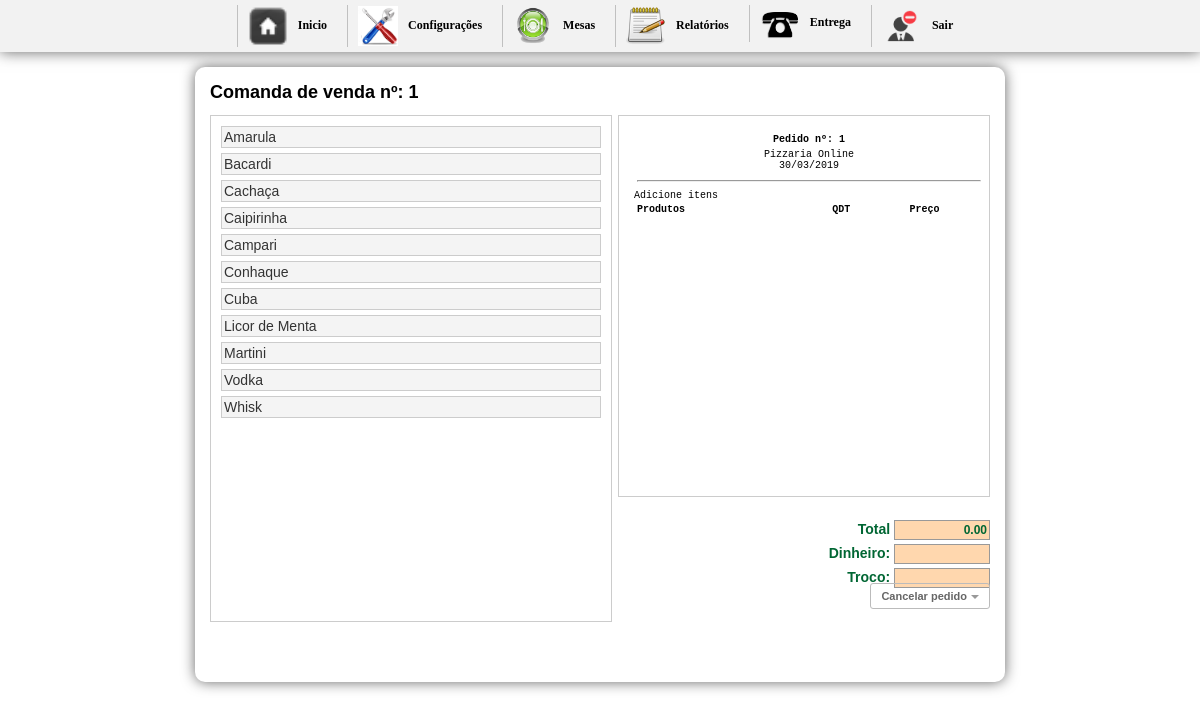
/inicio2.php?btn=nova (signed in), run on an earlier commit of the app's database.
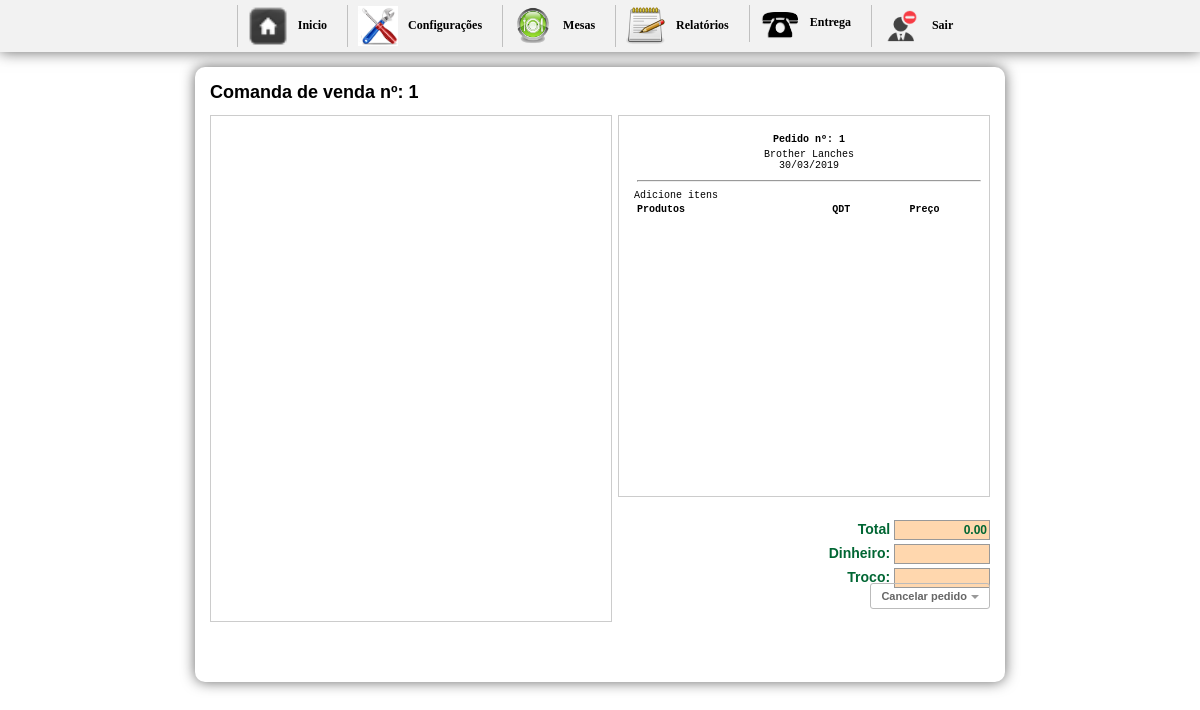
And on a later commit of the database.
### tables this page shows
CREATE TABLE `tbl_carrinho` (
  `id` int(11) NOT NULL AUTO_INCREMENT,
  `cod` int(11) NOT NULL,
  `nome` varchar(150) NOT NULL,
  `preco` varchar(10) NOT NULL,
  `qtd` int(11) NOT NULL,
  `comanda` int(200) NOT NULL,
  `data` date NOT NULL,
  `time` time NOT NULL,
  `id_mesa` int(30) NOT NULL,
  `situacao` int(2) NOT NULL,
  `idGarcon` varchar(200) NOT NULL,
  `status` int(1) NOT NULL,
  `destino` int(1) NOT NULL,
  `entregue` int(1) NOT NULL,
  `feito` int(1) NOT NULL,
  PRIMARY KEY (`id`)
);

CREATE TABLE `tbl_produtos` (
  `cod` int(11) NOT NULL AUTO_INCREMENT,
  `nome` varchar(150) NOT NULL,
  `img` varchar(36) NOT NULL,
  `preco` varchar(10) NOT NULL,
  `id_categoria` int(30) NOT NULL,
  `destino` int(1) NOT NULL,
  PRIMARY KEY (`cod`)
);

CREATE TABLE `config` (
  `id_conf` int(30) NOT NULL,
  `empresa` varchar(200) NOT NULL,
  `telefone` varchar(30) NOT NULL,
  `pgarcon` int(10) NOT NULL,
  `ativo` int(2) NOT NULL
);

### vender.php (the view, shortened to what this page needs)
<?php
  $sql1 = mysql_query("SELECT * FROM tbl_carrinho ORDER BY comanda DESC") or die(mysql_error());
  $cont1 = mysql_fetch_array($sql1);
  $numero1 = $cont1['comanda'];
  $proxima1 = $numero1 + 1;
  ?>
<h1>Comanda de venda nº: <?php echo $proxima1 ?></h1>
<div id="boxprodutos">
	<div id="comentarios2">
    <ul>
	<?php
	$seleciona = mysql_query("SELECT * FROM tbl_produtos WHERE id_categoria ='6' ORDER BY nome ASC") or die(mysql_error());
	$contar = mysql_num_rows($seleciona);
	if($contar == 0){
		echo "";
	}else{
		while($res_comentarios = mysql_fetch_array($seleciona)){
			$cod          = $res_comentarios['cod'];
			$nome         = $res_comentarios['nome'];
			$preco		  = $res_comentarios['preco'];
	?>
       <li><a href="cadastra.php?cod=<?php echo $cod ?>&nome=<?php echo $nome ?>&preco=<?php echo $preco ?>&qtd=1&comanda=<?php echo $proxima1 ?>" class="btn"><?php echo $nome; ?></a></li>
    <?php
		}
	}
	?>
    </ul>
    </div>
</div>
<div id="box">
	<div id="comentarios">
    <table width="100%" border="0" class="inputs">
  <tr>
  <td align="center"><strong>Pedido nº: <?php echo $proxima1 ?></strong></td>
  </tr>
  <tr>
   <?php $n = mysql_query("SELECT * FROM config");
 	$a = mysql_fetch_array($n);
 ?>
    <td align="center"><?php echo $a['empresa'] ?> <br/> <?php echo date("d/m/Y"); ?></td>
    </tr>
    <tr>
    <td><hr/></td>
    </tr>
</table>
    <table width="100%">
    <tr>
	  <td><strong>Produtos</strong></td>
      <td width="14%" align="center"><strong>QDT</strong></td>
	  <td align="center"><strong>Preço</strong></td>
	  </tr>
    </table>
 <div id="formulario">
    <?php $total = number_format($total, 2, '.', '.'); ?>
      <form name="formulario" action="" method="post" enctype="multipart/form-data">
            <span class="valores">Total </span>
        <input name="total" type="text" value="<?php echo $total ?>" size="8" maxlength="6" class="calc" readonly="true"/><br/>
            <span class="valores">Dinheiro: </span>
    <input name="dinheiro" type="text" size="8" maxlength="6"  class="calc" onkeyup="javascript:operacao('')" id="dinheiro-1" readonly="true"/><br/>
            <span class="valores">Troco: </span>
        <input name="troco" type="text" class="calc" size="8" maxlength="8" readonly="true"/><br/>
      </form>
      <a href="inicio.php"class="button">
  Cancelar pedido</a>
      </div>
  </div>
</div>

What changed in the data, as far as the page shows it:
removed tbl_produtos: nome "Amarula"
removed tbl_produtos: nome "Bacardi"
removed tbl_produtos: nome "Cachaça"
removed tbl_produtos: nome "Caipirinha"
removed tbl_produtos: nome "Campari"
removed tbl_produtos: nome "Conhaque"
removed tbl_produtos: nome "Cuba"
removed tbl_produtos: nome "Licor de Menta"
removed tbl_produtos: nome "Martini"
removed tbl_produtos: nome "Vodka"
removed tbl_produtos: nome "Whisk"
changed config: empresa "Pizzaria Online" → "Brother Lanches"
